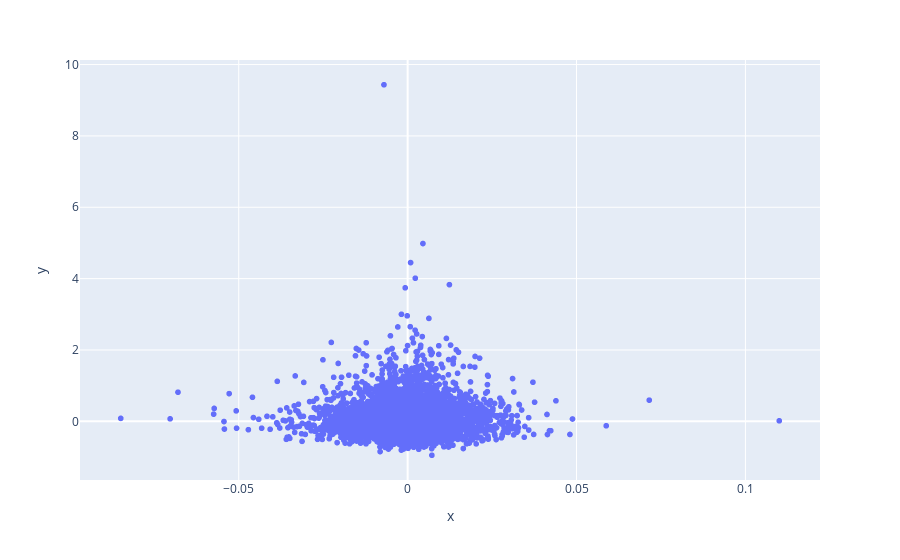

Source (notebook cell):
### Code cell
px.scatter(df,df.GOLD_CHANGE_PCT,df.GPRD_CHANGE)

### Figure 1 — Plotly figure (JSON) as saved in the notebook; plotly's stock layout.template omitted (floating-point values rounded to 4 significant figures; data arrays with more than 128 entries replaced by an {"elided": "..."} marker saying what was removed)
{"data": [{"hovertemplate": "x=%{x}<br>y=%{y}<extra></extra>", "legendgroup": "", "marker": {"color": "#636efa", "symbol": "circle"}, "mode": "markers", "name": "", "showlegend": false, "type": "scattergl", "x": {"elided": "5127 float values"}, "xaxis": "x", "y": {"elided": "5127 float values"}, "yaxis": "y"}], "layout": {"legend": {"tracegroupgap": 0}, "margin": {"t": 60}, "xaxis": {"anchor": "y", "domain": [0, 1], "title": {"text": "x"}}, "yaxis": {"anchor": "x", "domain": [0, 1], "title": {"text": "y"}}}}
